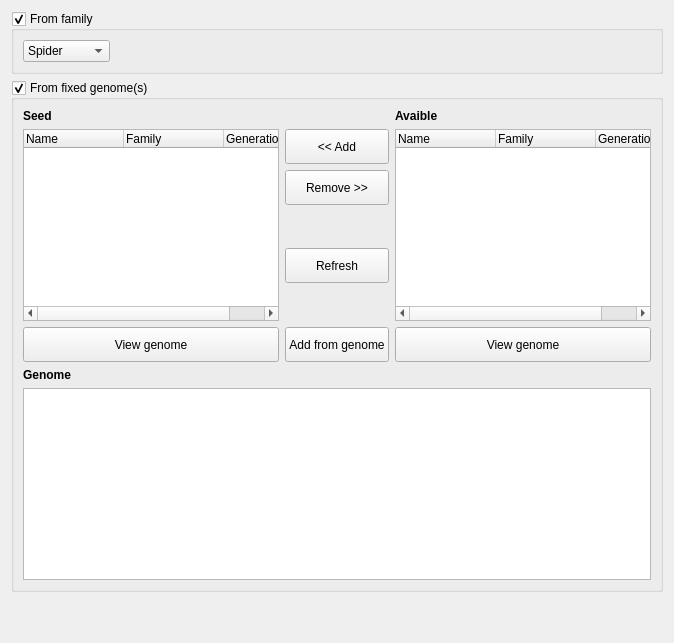
     <widget class="QWidget" name="tab_7">
      <attribute name="icon">
       <iconset resource="../../../ressources/ressources.qrc">
        <normaloff>:/img/icons/entities</normaloff>:/img/icons/entities</iconset>
      </attribute>
      <attribute name="title">
       <string>Seed</string>
      </attribute>
      <layout class="QGridLayout" name="gridLayout_9">
       <item row="3" column="0">
        <spacer name="verticalSpacer_5">
         <property name="orientation">
          <enum>Qt::Vertical</enum>
         </property>
         <property name="sizeHint" stdset="0">
          <size>
           <width>20</width>
           <height>40</height>
          </size>
         </property>
        </spacer>
       </item>
       <item row="1" column="0">
        <widget class="QGroupBox" name="gbFixedGenomes">
         <property name="title">
          <string>From fixed genome(s)</string>
         </property>
         <property name="checkable">
          <bool>true</bool>
         </property>
         <property name="checked">
          <bool>true</bool>
         </property>
         <layout class="QGridLayout" name="gridLayout_11">
          <item row="1" column="0" rowspan="4">
           <widget class="QTreeWidget" name="twEntitiesSelected">
            <column>
             <property name="text">
              <string>Name</string>
             </property>
            </column>
            <column>
             <property name="text">
              <string>Family</string>
             </property>
            </column>
            <column>
             <property name="text">
              <string>Generation</string>
             </property>
            </column>
           </widget>
          </item>
          <item row="7" column="0" colspan="3">
           <widget class="QTextEdit" name="teGenome">
            <property name="font">
             <font>
              <family>Courier New</family>
             </font>
            </property>
           </widget>
          </item>
          <item row="1" column="1">
           <widget class="QPushButton" name="pbAddEntityToSeed">
            <property name="minimumSize">
             <size>
              <width>0</width>
              <height>35</height>
             </size>
            </property>
            <property name="text">
             <string>&lt;&lt; Add</string>
            </property>
            <property name="icon">
             <iconset resource="../../../ressources/ressources.qrc">
              <normaloff>:/img/icons/entity_add</normaloff>:/img/icons/entity_add</iconset>
            </property>
           </widget>
          </item>
          <item row="2" column="1">
           <widget class="QPushButton" name="pbRemoveEntityFromSeed">
            <property name="minimumSize">
             <size>
              <width>0</width>
              <height>35</height>
             </size>
            </property>
            <property name="text">
             <string>Remove &gt;&gt;</string>
            </property>
            <property name="icon">
             <iconset resource="../../../ressources/ressources.qrc">
              <normaloff>:/img/icons/entity_delete</normaloff>:/img/icons/entity_delete</iconset>
            </property>
           </widget>
          </item>
          <item row="1" column="2" rowspan="4">
           <widget class="QTreeWidget" name="twEntitiesAvailable">
            <column>
             <property name="text">
              <string>Name</string>
             </property>
            </column>
            <column>
             <property name="text">
              <string>Family</string>
             </property>
            </column>
            <column>
             <property name="text">
              <string>Generation</string>
             </property>
            </column>
           </widget>
          </item>
          <item row="3" column="1" rowspan="2">
           <widget class="QPushButton" name="pbRefreshRessources">
            <property name="minimumSize">
             <size>
              <width>0</width>
              <height>35</height>
             </size>
            </property>
            <property name="text">
             <string>Refresh</string>
            </property>
            <property name="icon">
             <iconset resource="../../../ressources/ressources.qrc">
              <normaloff>:/img/icons/refresh</normaloff>:/img/icons/refresh</iconset>
            </property>
           </widget>
          </item>
          <item row="0" column="0">
           <widget class="QLabel" name="label_17">
            <property name="font">
             <font>
              <weight>75</weight>
              <bold>true</bold>
             </font>
            </property>
            <property name="text">
             <string>Seed</string>
            </property>
            <property name="margin">
             <number>1</number>
            </property>
           </widget>
          </item>
          <item row="0" column="2">
           <widget class="QLabel" name="label_18">
            <property name="font">
             <font>
              <weight>75</weight>
              <bold>true</bold>
             </font>
            </property>
            <property name="text">
             <string>Avaible</string>
            </property>
            <property name="margin">
             <number>1</number>
            </property>
           </widget>
          </item>
          <item row="5" column="0">
           <widget class="QPushButton" name="pbViewGenome">
            <property name="minimumSize">
             <size>
              <width>0</width>
              <height>35</height>
             </size>
            </property>
            <property name="text">
             <string>View genome</string>
            </property>
            <property name="icon">
             <iconset resource="../../../ressources/ressources.qrc">
              <normaloff>:/img/icons/inspector</normaloff>:/img/icons/inspector</iconset>
            </property>
           </widget>
          </item>
          <item row="5" column="2">
           <widget class="QPushButton" name="pbViewAvailableGenome">
            <property name="minimumSize">
             <size>
              <width>0</width>
              <height>35</height>
             </size>
            </property>
            <property name="text">
             <string>View genome</string>
            </property>
            <property name="icon">
             <iconset resource="../../../ressources/ressources.qrc">
              <normaloff>:/img/icons/inspector</normaloff>:/img/icons/inspector</iconset>
            </property>
           </widget>
          </item>
          <item row="5" column="1">
           <widget class="QPushButton" name="pbAddFromGenome">
            <property name="minimumSize">
             <size>
              <width>0</width>
              <height>35</height>
             </size>
            </property>
            <property name="text">
             <string>Add from genome</string>
            </property>
            <property name="icon">
             <iconset resource="../../../ressources/ressources.qrc">
              <normaloff>:/img/icons/entity_add</normaloff>:/img/icons/entity_add</iconset>
            </property>
           </widget>
          </item>
          <item row="6" column="0">
           <widget class="QLabel" name="label_21">
            <property name="font">
             <font>
              <weight>75</weight>
              <bold>true</bold>
             </font>
            </property>
            <property name="text">
             <string>Genome</string>
            </property>
           </widget>
          </item>
         </layout>
        </widget>
       </item>
       <item row="0" column="0">
        <widget class="QGroupBox" name="gbFamily">
         <property name="title">
          <string>From family</string>
         </property>
         <property name="checkable">
          <bool>true</bool>
         </property>
         <property name="checked">
          <bool>true</bool>
         </property>
         <layout class="QGridLayout" name="gridLayout_13">
          <item row="0" column="0">
           <widget class="QComboBox" name="cbFamily">
            <item>
             <property name="text">
              <string>Spider</string>
             </property>
            </item>
            <item>
             <property name="text">
              <string>Ant</string>
             </property>
            </item>
            <item>
             <property name="text">
              <string>Snake</string>
             </property>
            </item>
            <item>
             <property name="text">
              <string>Caterpillar</string>
             </property>
            </item>
            <item>
             <property name="text">
              <string>Virgin</string>
             </property>
            </item>
           </widget>
          </item>
          <item row="0" column="1">
           <spacer name="horizontalSpacer_6">
            <property name="orientation">
             <enum>Qt::Horizontal</enum>
            </property>
            <property name="sizeHint" stdset="0">
             <size>
              <width>40</width>
              <height>20</height>
             </size>
            </property>
           </spacer>
          </item>
         </layout>
        </widget>
       </item>
      </layout>
     </widget>
